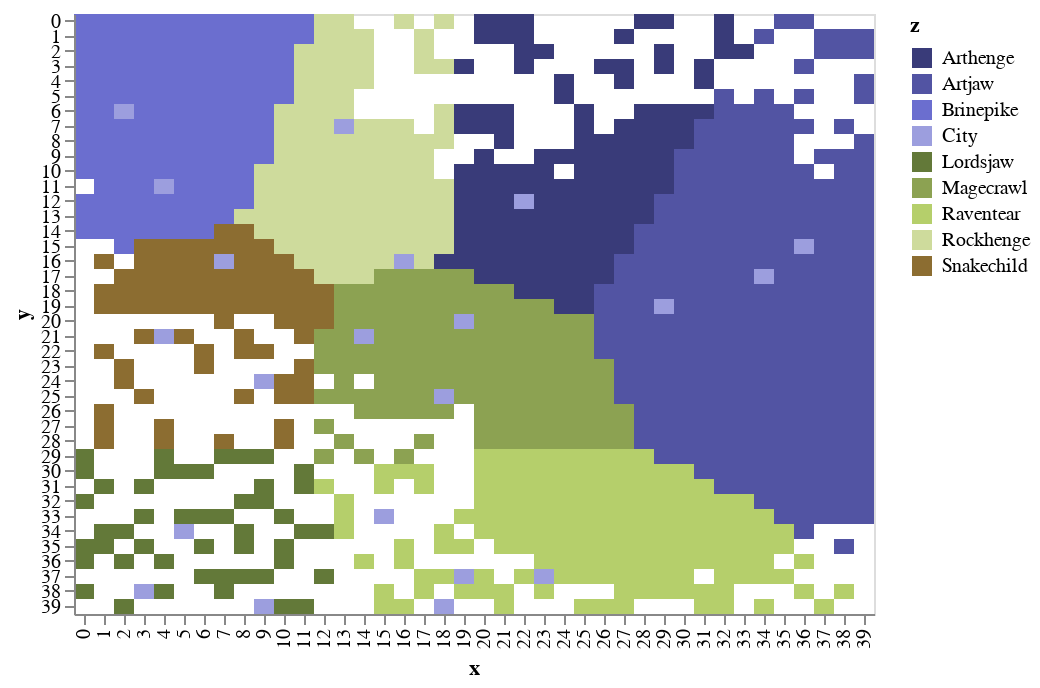

Source (notebook cell):
### Markdown cell above
# Nations and Conflict

### Code cell
import pandas as pd
import numpy as np
import pickle

import altair as alt
#only using yaml for it's pretty printing feature. 
import yaml

# importing local libraries for drawings (because they clutter)
# in Github, you can search  
#   They should still be available within the git repo but it's pretty much template stuff from altair
import sys
sys.path.append('../')
sys.path.append('../../')
from lib.builders import towns,nations,people,events

import lib.drawMaps as draw

with (open('world_2.p', 'rb')) as pickle_file:
    world = pickle.load(pickle_file)
    
draw.drawboarders(world.df_features)

### Figure 1 — Vega-Lite specification as saved in the notebook (floating-point values rounded to 4 significant figures; data arrays with more than 128 entries replaced by an {"elided": "..."} marker saying what was removed)
{"$schema": "https://vega.github.io/schema/vega-lite/v2.6.0.json", "config": {"view": {"height": 300, "width": 400}}, "data": {"name": "data-d5ab6837f98a0562edadc639a879dcf7"}, "datasets": {"data-d5ab6837f98a0562edadc639a879dcf7": {"elided": "1174 records"}}, "encoding": {"color": {"field": "z", "scale": {"scheme": "category20b"}, "type": "nominal"}, "tooltip": [{"field": "terrain", "type": "nominal"}, {"field": "feature", "type": "nominal"}, {"field": "nation", "type": "nominal"}], "x": {"field": "x", "type": "ordinal"}, "y": {"field": "y", "type": "ordinal"}}, "mark": "rect"}
